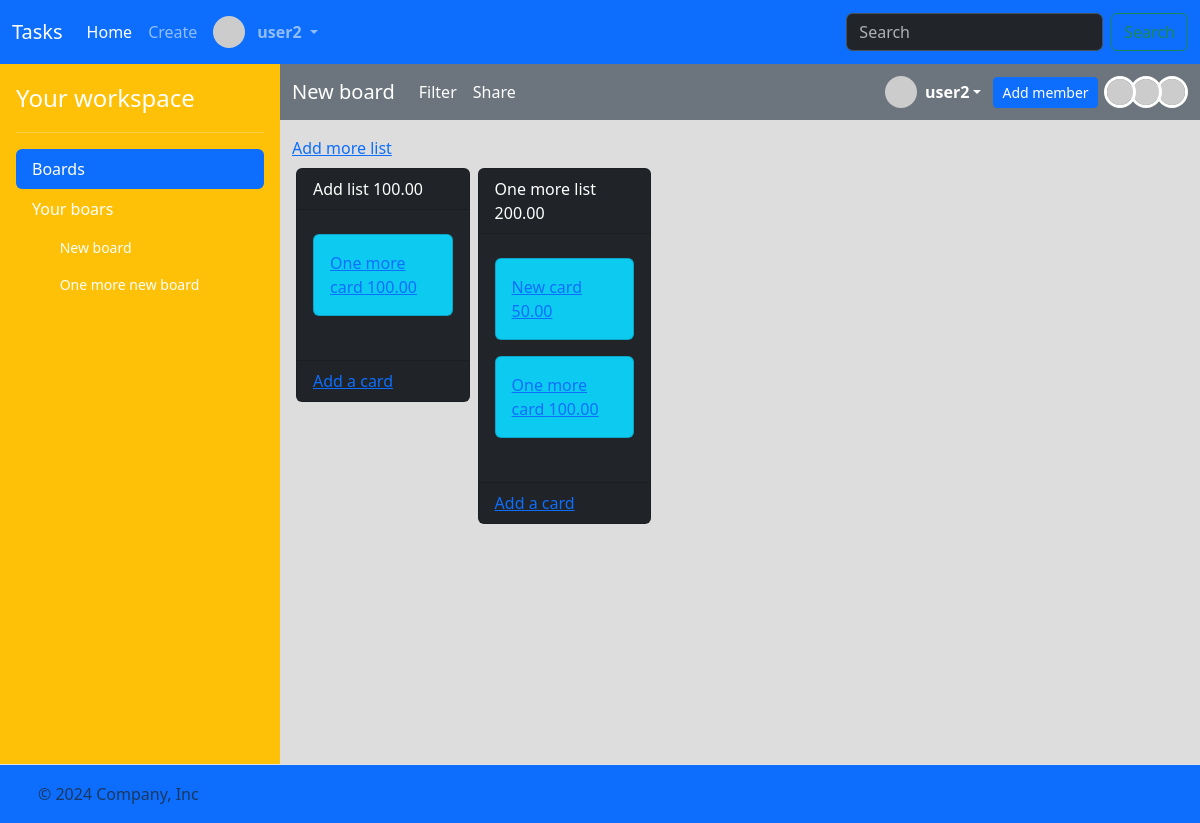
The page /boards/18 (signed in) on the database its author committed.
### task/models.py (models this page shows)
class User(AbstractUser):
    bio = models.CharField(max_length=256)

class Board(models.Model):
    name = models.CharField(max_length=256)
    description = models.CharField(max_length=256)
    members = models.ManyToManyField(User, related_name="boards")
    created_at = models.DateTimeField(auto_now_add=True)

class List(models.Model):
    board = models.ForeignKey("Board", on_delete=models.CASCADE, related_name="lists")
    name = models.CharField(max_length=256)
    position = models.DecimalField(max_digits=10, decimal_places=2)
    created_at = models.DateTimeField(auto_now_add=True)

class Card(models.Model):
    list = models.ForeignKey("List", on_delete=models.CASCADE, related_name="cards")
    labels = models.ManyToManyField("Label", related_name="cards")
    attachments = models.ManyToManyField("Attachment", related_name="cards")
    description = models.CharField(max_length=256)
    due_date = models.DateTimeField(null=True, blank=True)
    position = models.DecimalField(max_digits=10, decimal_places=2)
    created_at = models.DateTimeField(auto_now_add=True)

### task/views.py (the view)
# urls.py: path("boards/<int:board_id>", views.board, name="board"),
@csrf_exempt
@login_required
def board(request, board_id):
    board = (
        request.user.boards.filter(id=board_id)
        .prefetch_related("members", "lists__cards", "lists")
        .first()
    )
    lists = (
        board.lists.all()
        .order_by("position")
        .prefetch_related(
            Prefetch(
                "cards",
                queryset=Card.objects.order_by("position"),
                to_attr="ordered_cards",
            )
        )
    )
    members = board.members.all()
    total_member = members.count()
    for index, member in enumerate(members):
        member.index = total_member - index
    return render(
        request,
        "task/board.html",
        {
            "board": board,
            "lists": lists,
            "boards": request.user.boards.all(),
            "members": members,
        },
    )

### task/templates/task/board.html (shortened to what this page needs)
{% extends "task/layout.html" %}
{% block main %}
<nav class="navbar navbar-expand-lg bg-secondary"  data-bs-theme="dark">
    <div class="container-fluid">
      <a class="navbar-brand" href="{% url 'board' board.id %}">{{ board.name }}</a>
      <div class="collapse navbar-collapse" id="navbarSupportedContent">
        <ul class="navbar-nav me-auto mb-2 mb-lg-0">
            <li class="nav-item">
                <a class="nav-link active" aria-current="page" href="#Filter">Filter</a>
            </li>
            <li class="nav-item">
                <a class="nav-link active" aria-current="page" href="#Share">Share</a>
            </li>
        </ul>
        <div style="display: flex; align-items: center; gap: 12px;">
            <div class="dropdown">
                <a href="#" class="d-flex align-items-center text-white text-decoration-none dropdown-toggle" id="dropdownUser1" data-bs-toggle="dropdown" aria-expanded="false">
                  <img src="https://i.pravatar.cc/48?u={{ user.id }}" alt="" width="32" height="32" class="rounded-circle me-2">
                  <strong>{{ user.username }}</strong>
                </a>
            </div>
            <a class="btn btn-sm btn-primary" href="{% url 'board_add_member' board.id %}">Add member</a>
            <div style="margin-left: 4px;">
                {% for member in members %}
                    {% if member.id != user.id %}
                        <a href="{% url 'profile' member.id %}">
                            <img src="https://i.pravatar.cc/48?u={{ member.id }}" alt="" width="32" height="32" class="rounded-circle" style="margin-left: -10px; z-index: {{member.index}}; position: relative; border:3px solid white;">
                        </a>
                    {% endif %}
                {% endfor %}
            </div>
        </div>
      </div>
    </div>
</nav>
<div class="mt-3" style="margin-left: 12px;">
    <div>
        <a href="{% url 'board_add_list_view' board.id %}">Add more list</a>
    </div>
    <div class="task-lists g-3 mt-2" style="display:flex; overflow-x: auto; width: 100%; max-width: 100%;">
            {% for list in lists %}
            <div class="col px-1" style="flex: 0 0 20%;">
                <div class="card bg-dark task-list" draggable="true" id="list-id-{{ list.id }}" data-list-id="{{ list.id }}">
                    <div class="card-header text-white">
                        {{ list.name }} {{ list.position }}
                    </div>
                    <div class="card-body" style="display:flex; flex-direction: column; max-height: 550px !important;
overflow-y: auto;" data-list-id="{{ list.id }}">
                        {% for card in list.ordered_cards %}
                        <div class="task-card card bg-info my-2" data-card-id="{{ card.id }}" data-list-id="{{ list.id }}" id="card-id-{{ card.id }}" draggable="true">
                            <div class="card-body">
                                <a href="{% url 'card' card.id %}">{{ card.description }} {{ card.position }}</a>
                            </div>
                        </div>
                        {% endfor %}
                        <div class="task-card" style="width: 100%; min-height: 20px; flex: 1;"></div>
                    </div>
                    <div class="card-footer text-body-secondary">
                        <a href="{% url 'list_add_card_view' list.id %}">Add a card</a>
                    </div>
                </div>
            </div>
            {% endfor %}
    </div>
</div>
{% endblock %}

### task/templates/task/layout.html (shortened to what this page needs)
<!DOCTYPE html>
{% load static %}
<html lang="en">
    <head>
        <link href="https://cdn.jsdelivr.net/npm/bootstrap@5.3.3/dist/css/bootstrap.min.css" rel="stylesheet">
        <link href="{% static 'styles.css' %}" rel="stylesheet">
    </head>
    <body>
        <header>
            <nav class="navbar navbar-expand-lg bg-primary"  data-bs-theme="dark">
                <div class="container-fluid">
                  <a class="navbar-brand" href="{% url 'index' %}">Tasks</a>
                  <div class="collapse navbar-collapse" id="navbarSupportedContent">
                    <ul class="navbar-nav me-auto mb-2 mb-lg-0" style="display: flex;
    align-items: center;">
                        {% if user.is_authenticated %}
                      <li class="nav-item">
                        <a class="nav-link active" aria-current="page" href="{% url 'index' %}">Home</a>
                      </li>
                      <li class="nav-item">
                        <a class="nav-link" href="{% url 'create_board' %}">Create</a>
                      </li>
                      <li class="nav-item dropdown">
                        <a class="nav-link dropdown-toggle" href="#" role="button" data-bs-toggle="dropdown" aria-expanded="false" style="display: flex; align-items: center; gap: 4px;">
                            <img src="https://i.pravatar.cc/48?u={{ user.id }}" alt="" width="32" height="32" class="rounded-circle me-2">
                            <strong>{{ user.username }}</strong>
                        </a>
                      </li>
                    </ul>
                    <form class="d-flex" role="search">
                      <input class="form-control me-2" type="search" placeholder="Search" aria-label="Search">
                      <button class="btn btn-outline-success" type="submit">Search</button>
                    </form>
                      {% endif %}
                  </div>
                </div>
              </nav>
        </header>
        <main>
            <div class="d-flex flex-nowrap">
                {% if user.is_authenticated %}
                <div class="d-flex flex-column flex-shrink-0 p-3 text-white bg-warning" style="width: 280px;">
                    <a href="/" class="d-flex align-items-center mb-3 mb-md-0 me-md-auto text-white text-decoration-none">
                      <span class="fs-4">Your workspace</span>
                    </a>
                    <hr>
                    <ul class="nav nav-pills flex-column mb-auto">
                      <li class="nav-item">
                        <a href="#" class="nav-link active" aria-current="page">
                          Boards
                        </a>
                      </li>
                      <li class="mb-1">
                        <button  class="nav-link text-white collapsed" data-bs-toggle="collapse" data-bs-target="#home-collapse" aria-expanded="true">
                            Your boars
                            </button>
                            <div class="collapse show" id="home-collapse">
                            <ul class="btn-toggle-nav list-unstyled fw-normal pb-1 small" style="max-height: 490px; overflow-y: auto;">
                                {% for board in boards %}
                                <li>
                                    <a href="{% url 'board' board.id %}" class="nav-link text-white">
                                      <svg class="bi me-2" width="16" height="16"><use xlink:href="#speedometer2"></use></svg>
                                      {{ board.name }}
                                    </a>
                                  </li>
                                  {% endfor %}
                            </ul>
                            </div>
                      </li>
                    </ul>
                </div>
                {% endif %}
                <div style="flex: 1; background: #DDD; overflow-x: hidden; min-height: 700px;">
                    {% block main %}{% endblock %}
                </div>
            </div>
        </main>
        <footer class="d-flex flex-wrap justify-content-between align-items-center py-3 border-top bg-primary">
            <div class="col-md-4 d-flex align-items-center">
              <a href="/" class="mb-3 me-2 mb-md-0 text-body-secondary text-decoration-none lh-1">
                <svg class="bi" width="30" height="24"><use xlink:href="#bootstrap"></use></svg>
              </a>
              <span class="mb-3 mb-md-0 text-body-secondary">© 2024 Company, Inc</span>
            </div>
            <ul class="nav col-md-4 justify-content-end list-unstyled d-flex">
              <li class="ms-3"><a class="text-body-secondary" href="#"><svg class="bi" width="24" height="24"><use xlink:href="#twitter"></use></svg></a></li>
              <li class="ms-3"><a class="text-body-secondary" href="#"><svg class="bi" width="24" height="24"><use xlink:href="#instagram"></use></svg></a></li>
              <li class="ms-3"><a class="text-body-secondary" href="#"><svg class="bi" width="24" height="24"><use xlink:href="#facebook"></use></svg></a></li>
            </ul>
        </footer>
    </body>
</html>

### rows shown on the page
User: username "user2"
Board: name "New board"
Board: name "One more new board"
List: name "Add list", position "100.00"
Card: description "One more card", position "100.00"
List: name "One more list", position "200.00"
Card: description "New card", position "50.00"
Card: description "One more card", position "100.00"
